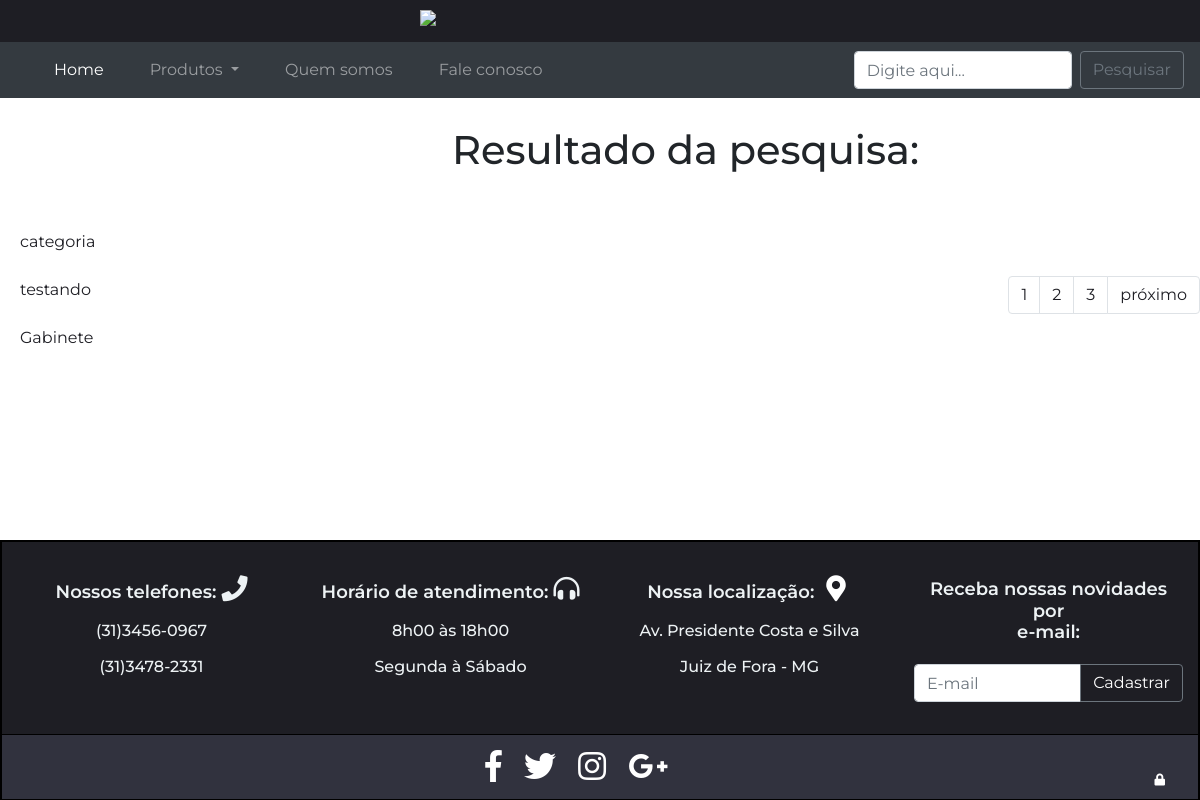
The app's page /buscar.php, older data.
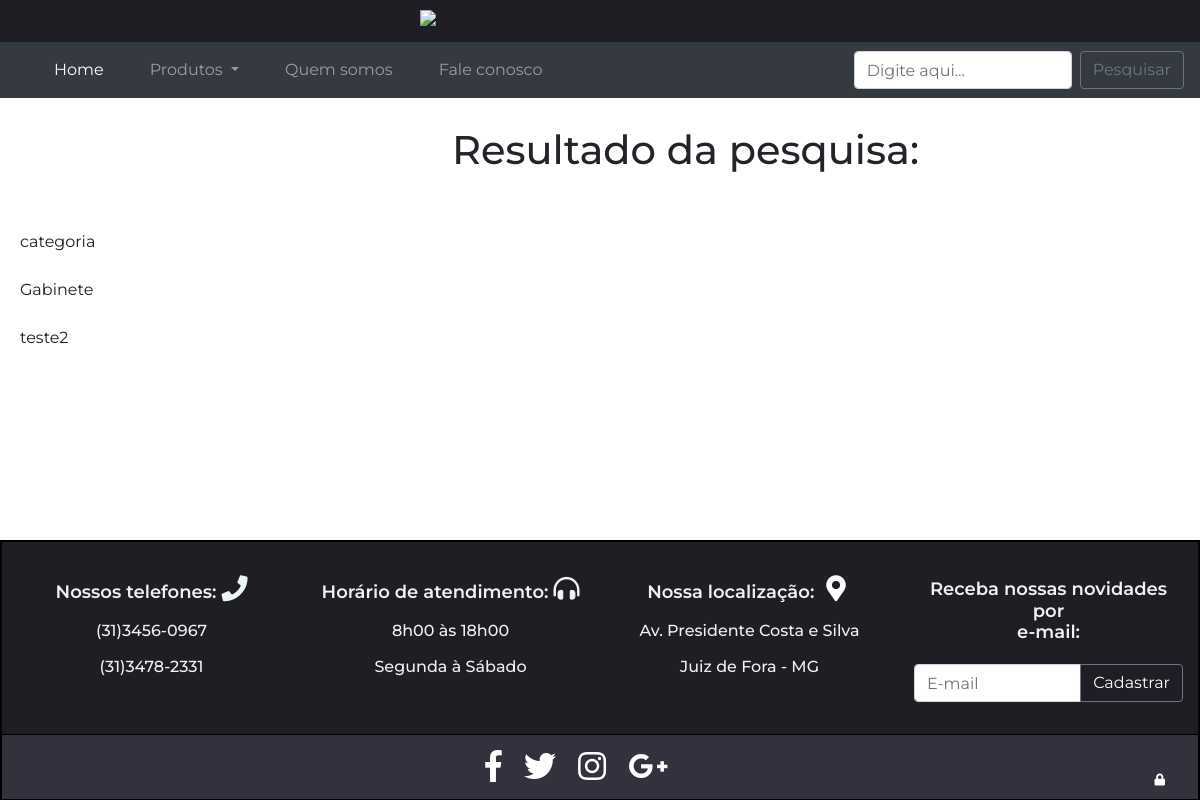
The same page, newer data.
### tables this page shows
CREATE TABLE `categoria` (
  `id_categoria` int(11) NOT NULL,
  `nome_categoria` varchar(50) NOT NULL
);

### html/nav-categoria.php (the view, shortened to what this page needs)
<?php include "pagina_conexao.php"; ?>
<?php
    $sql = "SELECT * FROM categoria";
    $result = $db_connect->query($sql);
?>
<?php while ($row2 = $result->fetch_assoc()): ?>
    <a href="produtos.php?id_categoria=<?php echo $row2['id_categoria'];?>&pagina=1">
        <li class="list-group-item d-flex justify-content-between align-items-center lista-item">
            <?php echo $row2['nome_categoria'];?>
        </li>
    </a>
<?php endwhile; ?>

### html/Header.php (shortened to what this page needs)
<!DOCTYPE html>
<html lang="pt-br">
<head>
	<link href="../assets/bootstrap/css/bootstrap.min.css" rel="stylesheet">
	<link href="../assets/css/index.css" rel="stylesheet">
	<link rel="stylesheet" href="https://use.fontawesome.com/releases/v5.3.1/css/all.css"
>
</head>
<body>
	<div id="container">
		<div id="main">
			<div class="faixa" id="body-home">
				<a href="index-adm.php"><img src="../assets/img/nl2-branco.png" class="img-fluid"></a>
			</div>
			<nav class="navbar sticky-top navbar-expand-lg navbar-dark bg-dark">
				<div class="collapse navbar-collapse " id="navbarTogglerDemo02">
					<ul class="navbar-nav mr-auto mt-2 mt-lg-0">
						<li class="nav-item active">
							<a class="nav-link nav-botn" href="index.php#body-home">Home <span class="sr-only">(current)</span></a>
						</li>
						<a class="nav-link dropdown-toggle nav-botn" href="#" id="navbarDropdown" role="button" data-toggle="dropdown"
						 aria-haspopup="true" aria-expanded="false">
							Produtos
						</a>
						<li class="nav-item">
							<a class="nav-link nav-botn" href="Quemsomos.php">Quem somos</a>
						</li>
						<li class="nav-item">
							<a class="nav-link nav-botn" href="faleconosco.php">Fale conosco</a>
						</li>
					</ul>
					<form class="form-inline my-2 my-lg-0" action="buscar.php?&pagina=1" enctype="multipart/form-data" method="GET">
						<input class="form-control mr-sm-2" type="text" placeholder="Digite aqui..." name="pesquisar">
						<button class="btn btn-outline-secondary my-2 my-sm-0" type="submit">Pesquisar</button>
					</form>
			</nav>

### html/buscar.php (shortened to what this page needs)
<?php include "header.php";?>
<?php include "pagina_conexao.php";?>
<nav class="navbar navbar-expand-lg navbar-light categoria">
    <div class="collapse navbar-collapse action-menu" id="navbarTogglerDemo01">
        <ul class="list-group mr-auto mt-2 mt-lg-0  menu-list">
            <?php include "nav-categoria.php"?>
        </ul>
    </div>
</nav>
<div class="container pag-produtos">
    <h1>Resultado da pesquisa:
    </h1><br>
    <?php
     $quantidade = 12;
     $pagina = "";
     if($pagina == '')
     {
         $pagina = '1';
     }
         ?>
        <?php
    $sqlTotal   = "SELECT id_produto FROM produto WHERE nome_produto LIKE '%$pesquisar_p%'";
    $qrTotal    = $db_connect->query($sqlTotal);
    $numTotal   = $qrTotal->num_rows;
$totalPagina= ceil($numTotal/$quantidade);
$proximo = (($pagina+1) >= $totalPagina) ? $totalPagina : $pagina+1;
    ?>
</div>
<nav>
        <ul class="pagination justify-content-end">
            <?php
            if($totalPagina > 1 ){
                if($pagina == 1 && $totalPagina >3 )
                {
                    for($i = $pagina; $i < $pagina+3; $i++) { ?>
                        <li class="page-item"><a class="page-link <?php echo ($pagina ==$i) ? 'cor-paginacao': 'paginacao' ;?>" href='buscar.php?pesquisar=<?php echo $pesquisar_p;?>&pagina=<?php echo $i;?>'>
                                <?php echo $i;?></a></li>
                     <?php }?>
                    <?php  }
                  elseif($totalPagina>= 3)
                  {
                    for($i = $pagina-1; $i < $pagina+1 + 1; $i++) { ?>
                        <li class="page-item "><a class="page-link  <?php echo ($pagina ==$i) ? 'cor-paginacao': 'paginacao' ;?>"  href='buscar.php?pesquisar=<?php echo $pesquisar_p;?>&pagina=<?php echo $i;?>'>
                                <?php echo $i;?></a></li>
                     <?php }?>
                    <?php  }
                    else
                    {
                        for($i = 1; $i < $totalPagina + 1; $i++) { ?>
                            <li class="page-item "><a class="page-link  <?php echo ($pagina ==$i) ? 'cor-paginacao': 'paginacao' ;?>"  href='buscar.php?pesquisar=<?php echo $pesquisar_p;?>&pagina=<?php echo $i;?>'>
                                    <?php echo $i;?></a></li>
                         <?php  }
                    }
                    }
   if($pagina != $totalPagina && $totalPagina > 1)
  {?>
            <li class="page-item">
                <a class="page-link paginacao" href="buscar.php?pesquisar=<?php echo $pesquisar_p;?>&pagina=<?php echo $proximo;?>">próximo</a>
            </li>
            <?php }?>
        </ul>
    </nav>
</div>
<?php include "footer.php"?>

### html/footer.php (shortened to what this page needs)
</div>
<div class="rodape">
    <footer>
        <div class="container-fluid text-center">
            <div class="row informaçoes-primarias py-3">
                <div class="col-lg-3">
                    <h5 id="fale-conosco">Nossos telefones: <span style="font-size:26px;"><i class="fas fa-phone"></i></span></h5>
                    <ul class="list-unstyled">
                        <li>(31)3456-0967</li>
                        <li>(31)3478-2331</li>
                    </ul>
                </div>
                <div class="col-lg-3">
                    <h5>Horário de atendimento: <span style="font-size:26px"><i class="fas fa-headphones-alt"></i><span></h5>
                    <ul class="list-unstyled">
                        <li>8h00 às 18h00</li>
                        <li>Segunda à Sábado</li>
                    </ul>
                </div>
                <div class="col-lg-3 ">
                    <h5>Nossa localização:<span style="font-size: 26px"><button class="fas fa-map-marker-alt loc-tamanho" type="button" class="btn btn-primary " data-toggle="modal" data-target="#exampleModalCenter"></button></span></h5>
                    <ul class="list-unstyled">
                        <li>Av. Presidente Costa e Silva</li>
                        <li>Juiz de Fora - MG</li>
                    </ul>
                </div>
                <div class="col-lg-3 pdd-special">
                    <h5>Receba nossas novidades por <br> e-mail:</h5>
                    <form action="newsletter.php" class="input-group mb-3" method="POST">
                        <input type="email" name="imail" required class="form-control" value="<?php if(isset($e_mail)){ echo $e_mail;} ?>" aria-describedby="emailHelp" placeholder="E-mail" aria-label="Recipient's username">
                        <div class="input-group-append">
                            <button class="btn btn-outline-secondary" type="submit" style="color: white">Cadastrar</button>
                        </div>
                    </form>
                </div>
    </div>
</div>
<div class="container-fluid text-center">
    <div class = "row text-center icons">
        <div class="col-lg-12 text-center py-2">
            <span style="font-size: 32px"><a href="https://www.facebook.com/balaodainformatica.com.br/"><i class="fab fa-facebook-f"></i></a></span>
            <span style="font-size: 32px"><a href="https://twitter.com/balaoinfo"><i class="fab fa-twitter"></i></a></span>
            <span style="font-size: 32px"><a href="https://www.instagram.com/balaoitatiba/"><i class="fab fa-instagram"></i></a></span>
            <span style="font-size: 32px"><a href="https://plus.google.com/discover"><i class="fab fa-google-plus-g"></i></a></span>
            <span style="font-size: 12px" class="lock" data-toggle="modal" data-target="#login"><i class="fas fa-lock"></i></span>
</div>
</div>
</div>
</footer>
</div>
</body>
</html>

### assets/css/index.css (style rules this page uses)
html, body { padding: 0; margin: 0; font-family: montserrat; display:flex; flex-direction: column; justify-content: space-between; min-height: 100vh; }
.container { min-height: 150px; }
.faixa { background-color: #1E1E24; padding-bottom: 4px; height: 100%; padding-top: 10px; line-height: 10px; width: 100%; }
.faixa img { padding-top: 0px; padding-left: 35%; margin-bottom: 0px; padding-bottom: 1% }
@media (min-width: 992px) { .nav-botn { margin-left: 30px } }
form { margin-bottom: 16px; }
footer { border-style: groove; border-bottom: none; border-width: 1px; border-color: black; clear: both; }
.rodape { background-color:#1E1E24; color:#EDF2F4; border-color: black; border-style: groove; border-width: 1px; }
.rodape h5 { font-size: 18px; font-weight: 600; }
.col-lg-3 h5 { padding-top: 16px; }
.pdd-special h5 { margin-top:5px; }
.col-lg-3 li { font-size: 16px; font-weight: 500; }
.fa-map-marker-alt { padding-left: 12px; background-color:#1E1E24; border-width: 0; color: white; }
.input-group { padding-top: 12px; }
.col-lg-12 { border-top-color: black; border-top-style: groove; border-top-width: 1px; background-color: #31323E; }
.col-lg-12 i { margin-right: 18px; }
.col-lg-12 a { color: white; }
.informaçoes-primarias li { line-height: 36px; }
.lock { float: right; padding-top: 28px; color: white; }
.categoria { padding-left: 0; z-index: 100; float: left; padding-top: 0; border-radius: 0.5; margin-top: 10%; }
.lista-item { color: #1E1E24; padding-right: 2%; width: 200px; border: none; background-color:rgb(255,255,255,.75); }
.list-group-item:first-child { margin-bottom: 0; border-bottom-right-radius: 0; border-bottom-left-radius: 0; }
.list-group-item:first-child { border-top-left-radius: 0; border-top-right-radius: 0; border-bottom-right-radius: 0; border-bottom-left-radius: 0; }
.list-group-item:first-child { border-top-left-radius: 0; border-top-right-radius: 0; }
.pag-produtos h1 { margin-top: 2.5%; text-align: center; }
.page-link { color: #1E1E24; }

Row changes from the older to the newer data that the page shows:
removed categoria: nome_categoria "testando"
added categoria: nome_categoria "teste2"
Text that changed along with them:
list line gone: "1"
list line gone: "2"
list line gone: "3"
text no longer shown: "próximo"
